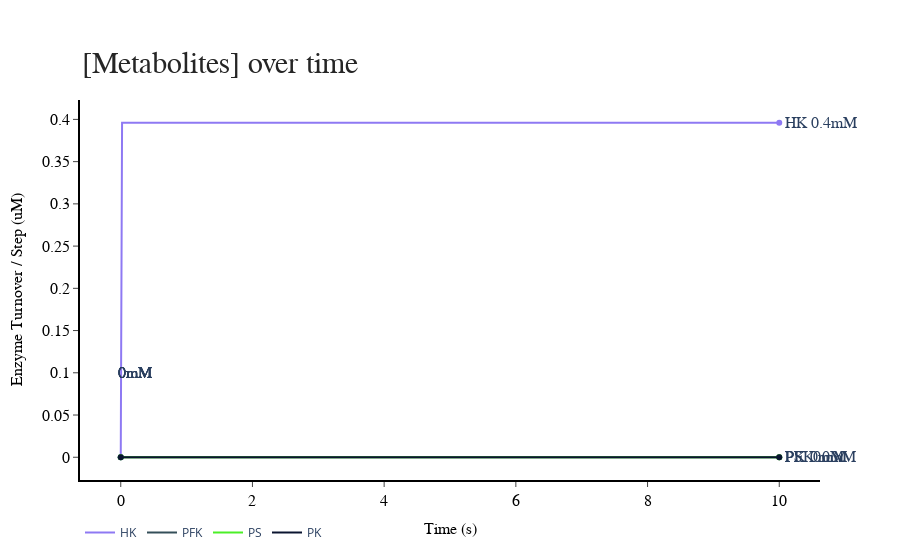

The code cell stored with this chart in its notebook:
### Code cell
Plotly_EnzymeTurnover(Title = 'Enzyme Turnover', Time = np.linspace(0, SIM_DURATION_SECONDS, TOTAL_STEPS), Data = arr2DEnzymeStepTurnover.T, Legend = enzymeLegend)

### Figure 1 — Plotly figure (JSON) as saved in the notebook; plotly's stock layout.template omitted (floating-point values rounded to 4 significant figures; data arrays with more than 128 entries replaced by an {"elided": "..."} marker saying what was removed)
{"data": [{"connectgaps": true, "line": {"color": "rgb(142,121,243)"}, "mode": "lines", "name": "HK", "type": "scatter", "x": {"elided": "1000 float values"}, "y": {"elided": "1000 float values"}}, {"marker": {"color": "rgb(142,121,243)"}, "mode": "markers", "name": "HK", "showlegend": false, "type": "scatter", "x": [0, 10], "y": [0, 0.396]}, {"connectgaps": true, "line": {"color": "rgb(52,79,89)"}, "mode": "lines", "name": "PFK", "type": "scatter", "x": {"elided": "1000 float values"}, "y": {"elided": "1000 float values"}}, {"marker": {"color": "rgb(52,79,89)"}, "mode": "markers", "name": "PFK", "showlegend": false, "type": "scatter", "x": [0, 10], "y": [0, 1.874e-36]}, {"connectgaps": true, "line": {"color": "rgb(75,239,39)"}, "mode": "lines", "name": "PS", "type": "scatter", "x": {"elided": "1000 float values"}, "y": {"elided": "1000 float values"}}, {"marker": {"color": "rgb(75,239,39)"}, "mode": "markers", "name": "PS", "showlegend": false, "type": "scatter", "x": [0, 10], "y": [0, 6.247e-36]}, {"connectgaps": true, "line": {"color": "rgb(10,20,48)"}, "mode": "lines", "name": "PK", "type": "scatter", "x": {"elided": "1000 float values"}, "y": {"elided": "1000 float values"}}, {"marker": {"color": "rgb(10,20,48)"}, "mode": "markers", "name": "PK", "showlegend": false, "type": "scatter", "x": [0, 10], "y": [0, 2.187e-36]}], "layout": {"annotations": [{"axref": "x", "font": {"family": "Arial", "size": 16}, "showarrow": false, "text": "  0mM", "x": 0.1, "xanchor": "right", "xref": "paper", "y": 0.1, "yanchor": "middle"}, {"axref": "x", "font": {"family": "Arial", "size": 16}, "showarrow": false, "text": "HK 0.4mM", "x": 0.95, "xanchor": "left", "xref": "paper", "y": 0.396, "yanchor": "middle"}, {"axref": "x", "font": {"family": "Arial", "size": 16}, "showarrow": false, "text": "  0mM", "x": 0.1, "xanchor": "right", "xref": "paper", "y": 0.1, "yanchor": "middle"}, {"axref": "x", "font": {"family": "Arial", "size": 16}, "showarrow": false, "text": "PFK  0mM", "x": 0.95, "xanchor": "left", "xref": "paper", "y": 1.874e-36, "yanchor": "middle"}, {"axref": "x", "font": {"family": "Arial", "size": 16}, "showarrow": false, "text": "  0mM", "x": 0.1, "xanchor": "right", "xref": "paper", "y": 0.1, "yanchor": "middle"}, {"axref": "x", "font": {"family": "Arial", "size": 16}, "showarrow": false, "text": "PS  0mM", "x": 0.95, "xanchor": "left", "xref": "paper", "y": 6.247e-36, "yanchor": "middle"}, {"axref": "x", "font": {"family": "Arial", "size": 16}, "showarrow": false, "text": "  0mM", "x": 0.1, "xanchor": "right", "xref": "paper", "y": 0.1, "yanchor": "middle"}, {"axref": "x", "font": {"family": "Arial", "size": 16}, "showarrow": false, "text": "PK  0mM", "x": 0.95, "xanchor": "left", "xref": "paper", "y": 2.187e-36, "yanchor": "middle"}, {"font": {"color": "rgb(37,37,37)", "family": "Arial", "size": 30}, "showarrow": false, "text": "[Metabolites] over time", "x": 0, "xanchor": "left", "xref": "paper", "y": 1.05, "yanchor": "bottom", "yref": "paper"}], "autosize": true, "legend": {"orientation": "h"}, "plot_bgcolor": "white", "xaxis": {"linecolor": "rgb(0, 0, 0)", "linewidth": 2, "showgrid": true, "showline": true, "showticklabels": true, "tickfont": {"color": "rgb(0, 0, 0)", "family": "Arial", "size": 16}, "ticks": "outside", "title": {"font": {"color": "rgb(0,0,0)", "family": "Arial", "size": 16}, "text": "Time (s)"}}, "yaxis": {"linecolor": "rgb(0, 0, 0)", "linewidth": 2, "showgrid": true, "showline": true, "showticklabels": true, "tickfont": {"color": "rgb(0, 0, 0)", "family": "Arial", "size": 16}, "ticks": "outside", "title": {"font": {"color": "rgb(0,0,0)", "family": "Arial", "size": 16}, "text": "Enzyme Turnover / Step (uM)"}, "zeroline": true}}}
